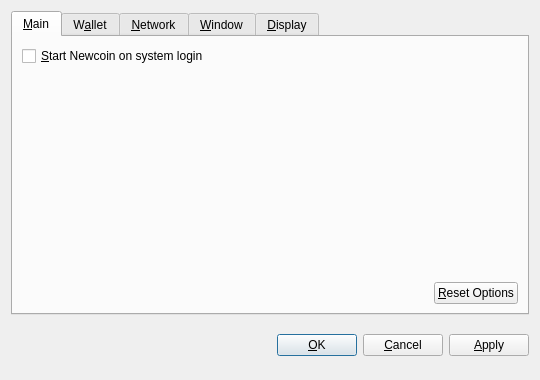
<?xml version="1.0" encoding="UTF-8"?>
<ui version="4.0">
 <class>OptionsDialog</class>
 <widget class="QDialog" name="OptionsDialog">
  <property name="geometry">
   <rect>
    <x>0</x>
    <y>0</y>
    <width>540</width>
    <height>380</height>
   </rect>
  </property>
  <property name="windowTitle">
   <string>Options</string>
  </property>
  <property name="modal">
   <bool>true</bool>
  </property>
  <layout class="QVBoxLayout" name="verticalLayout">
   <item>
    <widget class="QTabWidget" name="tabWidget">
     <property name="tabPosition">
      <enum>QTabWidget::North</enum>
     </property>
     <property name="currentIndex">
      <number>0</number>
     </property>
     <widget class="QWidget" name="tabMain">
      <attribute name="title">
       <string>&amp;Main</string>
      </attribute>
      <layout class="QVBoxLayout" name="verticalLayout_Main">
       <item>
        <widget class="QCheckBox" name="bitcoinAtStartup">
         <property name="toolTip">
          <string>Automatically start Newcoin after logging in to the system.</string>
         </property>
         <property name="text">
          <string>&amp;Start Newcoin on system login</string>
         </property>
        </widget>
       </item>
       <item>
        <spacer name="verticalSpacer_Main">
         <property name="orientation">
          <enum>Qt::Vertical</enum>
         </property>
         <property name="sizeHint" stdset="0">
          <size>
           <width>20</width>
           <height>40</height>
          </size>
         </property>
        </spacer>
       </item>
       <item>
        <layout class="QHBoxLayout" name="horizontalLayout_2_Main">
         <item>
          <spacer name="horizontalSpacer_2_Main">
           <property name="orientation">
            <enum>Qt::Horizontal</enum>
           </property>
           <property name="sizeHint" stdset="0">
            <size>
             <width>40</width>
             <height>20</height>
            </size>
           </property>
          </spacer>
         </item>
         <item>
          <widget class="QPushButton" name="resetButton">
           <property name="toolTip">
            <string>Reset all client options to default.</string>
           </property>
           <property name="text">
            <string>&amp;Reset Options</string>
           </property>
           <property name="autoDefault">
            <bool>false</bool>
           </property>
          </widget>
         </item>
        </layout>
       </item>
      </layout>
     </widget>
     <widget class="QWidget" name="tabWallet">
      <attribute name="title">
       <string>W&amp;allet</string>
      </attribute>
      <layout class="QVBoxLayout" name="verticalLayout_Network">
       <item>
        <widget class="QLabel" name="transactionFeeInfoLabel">
         <property name="text">
          <string>Optional transaction fee per kB that helps make sure your transactions are processed quickly. Most transactions are 1 kB.</string>
         </property>
         <property name="textFormat">
          <enum>Qt::PlainText</enum>
         </property>
         <property name="wordWrap">
          <bool>true</bool>
         </property>
        </widget>
       </item>
       <item>
        <layout class="QHBoxLayout" name="horizontalLayout_1_Main">
         <item>
          <widget class="QLabel" name="transactionFeeLabel">
           <property name="text">
            <string>Pay transaction &amp;fee</string>
           </property>
           <property name="textFormat">
            <enum>Qt::PlainText</enum>
           </property>
           <property name="buddy">
            <cstring>transactionFee</cstring>
           </property>
          </widget>
         </item>
         <item>
          <widget class="BitcoinAmountField" name="transactionFee"/>
         </item>
         <item>
          <spacer name="horizontalSpacer_1_Main">
           <property name="orientation">
            <enum>Qt::Horizontal</enum>
           </property>
           <property name="sizeHint" stdset="0">
            <size>
             <width>40</width>
             <height>20</height>
            </size>
           </property>
          </spacer>
         </item>
        </layout>
       </item>
       <item>
        <widget class="QLabel" name="label">
         <property name="text">
          <string>If you disable the spending of unconfirmed change, the change from a transaction cannot be used until that transaction has at least one confirmation. This also affects how your balance is computed.</string>
         </property>
         <property name="wordWrap">
          <bool>true</bool>
         </property>
        </widget>
       </item>
       <item>
        <widget class="QCheckBox" name="spendZeroConfChange">
         <property name="text">
          <string>Spend unconfirmed change  (experts only)</string>
         </property>
        </widget>
       </item>
       <item>
        <spacer name="verticalSpacer">
         <property name="orientation">
          <enum>Qt::Vertical</enum>
         </property>
         <property name="sizeHint" stdset="0">
          <size>
           <width>20</width>
           <height>40</height>
          </size>
         </property>
        </spacer>
       </item>
      </layout>
     </widget>
     <widget class="QWidget" name="tabNetwork">
      <attribute name="title">
       <string>&amp;Network</string>
      </attribute>
      <layout class="QVBoxLayout" name="verticalLayout_Network">
       <item>
        <widget class="QCheckBox" name="mapPortUpnp">
         <property name="toolTip">
          <string>Automatically open the Newcoin client port on the router. This only works when your router supports UPnP and it is enabled.</string>
         </property>
         <property name="text">
          <string>Map port using &amp;UPnP</string>
         </property>
        </widget>
       </item>
       <item>
        <widget class="QCheckBox" name="connectSocks">
         <property name="toolTip">
          <string>Connect to the Newcoin network through a SOCKS proxy (e.g. when connecting through Tor).</string>
         </property>
         <property name="text">
          <string>&amp;Connect through SOCKS proxy:</string>
         </property>
        </widget>
       </item>
       <item>
        <layout class="QHBoxLayout" name="horizontalLayout_Network">
         <item>
          <widget class="QLabel" name="proxyIpLabel">
           <property name="text">
            <string>Proxy &amp;IP:</string>
           </property>
           <property name="textFormat">
            <enum>Qt::PlainText</enum>
           </property>
           <property name="buddy">
            <cstring>proxyIp</cstring>
           </property>
          </widget>
         </item>
         <item>
          <widget class="QValidatedLineEdit" name="proxyIp">
           <property name="maximumSize">
            <size>
             <width>140</width>
             <height>16777215</height>
            </size>
           </property>
           <property name="toolTip">
            <string>IP address of the proxy (e.g. 127.0.0.1)</string>
           </property>
          </widget>
         </item>
         <item>
          <widget class="QLabel" name="proxyPortLabel">
           <property name="text">
            <string>&amp;Port:</string>
           </property>
           <property name="textFormat">
            <enum>Qt::PlainText</enum>
           </property>
           <property name="buddy">
            <cstring>proxyPort</cstring>
           </property>
          </widget>
         </item>
         <item>
          <widget class="QLineEdit" name="proxyPort">
           <property name="maximumSize">
            <size>
             <width>55</width>
             <height>16777215</height>
            </size>
           </property>
           <property name="toolTip">
            <string>Port of the proxy (e.g. 9050)</string>
           </property>
          </widget>
         </item>
         <item>
          <widget class="QLabel" name="socksVersionLabel">
           <property name="text">
            <string>SOCKS &amp;Version:</string>
           </property>
           <property name="textFormat">
            <enum>Qt::PlainText</enum>
           </property>
           <property name="buddy">
            <cstring>socksVersion</cstring>
           </property>
          </widget>
         </item>
         <item>
          <widget class="QValueComboBox" name="socksVersion">
           <property name="toolTip">
            <string>SOCKS version of the proxy (e.g. 5)</string>
           </property>
          </widget>
         </item>
         <item>
          <spacer name="horizontalSpacer_Network">
           <property name="orientation">
            <enum>Qt::Horizontal</enum>
           </property>
           <property name="sizeHint" stdset="0">
            <size>
             <width>40</width>
             <height>20</height>
            </size>
           </property>
          </spacer>
         </item>
        </layout>
       </item>
       <item>
        <spacer name="verticalSpacer_Network">
         <property name="orientation">
          <enum>Qt::Vertical</enum>
         </property>
         <property name="sizeHint" stdset="0">
          <size>
           <width>20</width>
           <height>40</height>
          </size>
         </property>
        </spacer>
       </item>
      </layout>
     </widget>
     <widget class="QWidget" name="tabWindow">
      <attribute name="title">
       <string>&amp;Window</string>
      </attribute>
      <layout class="QVBoxLayout" name="verticalLayout_Window">
       <item>
        <widget class="QCheckBox" name="minimizeToTray">
         <property name="toolTip">
          <string>Show only a tray icon after minimizing the window.</string>
         </property>
         <property name="text">
          <string>&amp;Minimize to the tray instead of the taskbar</string>
         </property>
        </widget>
       </item>
       <item>
        <widget class="QCheckBox" name="minimizeOnClose">
         <property name="toolTip">
          <string>Minimize instead of exit the application when the window is closed. When this option is enabled, the application will be closed only after selecting Quit in the menu.</string>
         </property>
         <property name="text">
          <string>M&amp;inimize on close</string>
         </property>
        </widget>
       </item>
       <item>
        <spacer name="verticalSpacer_Window">
         <property name="orientation">
          <enum>Qt::Vertical</enum>
         </property>
         <property name="sizeHint" stdset="0">
          <size>
           <width>20</width>
           <height>40</height>
          </size>
         </property>
        </spacer>
       </item>
      </layout>
     </widget>
     <widget class="QWidget" name="tabDisplay">
      <attribute name="title">
       <string>&amp;Display</string>
      </attribute>
      <layout class="QVBoxLayout" name="verticalLayout_Display">
       <item>
        <layout class="QHBoxLayout" name="horizontalLayout_1_Display">
         <item>
          <widget class="QLabel" name="langLabel">
           <property name="text">
            <string>User Interface &amp;language:</string>
           </property>
           <property name="textFormat">
            <enum>Qt::PlainText</enum>
           </property>
           <property name="buddy">
            <cstring>lang</cstring>
           </property>
          </widget>
         </item>
         <item>
          <widget class="QValueComboBox" name="lang">
           <property name="toolTip">
            <string>The user interface language can be set here. This setting will take effect after restarting Newcoin.</string>
           </property>
          </widget>
         </item>
        </layout>
       </item>
       <item>
        <layout class="QHBoxLayout" name="horizontalLayout_2_Display">
         <item>
          <widget class="QLabel" name="unitLabel">
           <property name="text">
            <string>&amp;Unit to show amounts in:</string>
           </property>
           <property name="textFormat">
            <enum>Qt::PlainText</enum>
           </property>
           <property name="buddy">
            <cstring>unit</cstring>
           </property>
          </widget>
         </item>
         <item>
          <widget class="QValueComboBox" name="unit">
           <property name="toolTip">
            <string>Choose the default subdivision unit to show in the interface and when sending coins.</string>
           </property>
          </widget>
         </item>
        </layout>
       </item>
       <item>
        <widget class="QCheckBox" name="displayAddresses">
         <property name="toolTip">
          <string>Whether to show Newcoin addresses in the transaction list or not.</string>
         </property>
         <property name="text">
          <string>&amp;Display addresses in transaction list</string>
         </property>
        </widget>
       </item>
       <item>
        <widget class="QCheckBox" name="coinControlFeatures">
         <property name="toolTip">
          <string>Whether to show coin control features or not.</string>
         </property>
         <property name="text">
          <string>Display coin &amp;control features (experts only!)</string>
         </property>
        </widget>
       </item>
       <item>
        <spacer name="verticalSpacer_Display">
         <property name="orientation">
          <enum>Qt::Vertical</enum>
         </property>
         <property name="sizeHint" stdset="0">
          <size>
           <width>20</width>
           <height>40</height>
          </size>
         </property>
        </spacer>
       </item>
      </layout>
     </widget>
    </widget>
   </item>
   <item>
    <layout class="QHBoxLayout" name="horizontalLayout_Buttons">
     <item>
      <spacer name="horizontalSpacer_1">
       <property name="orientation">
        <enum>Qt::Horizontal</enum>
       </property>
       <property name="sizeHint" stdset="0">
        <size>
         <width>40</width>
         <height>48</height>
        </size>
       </property>
      </spacer>
     </item>
     <item>
      <widget class="QLabel" name="statusLabel">
       <property name="font">
        <font>
         <weight>75</weight>
         <bold>true</bold>
        </font>
       </property>
       <property name="text">
        <string/>
       </property>
       <property name="textFormat">
        <enum>Qt::PlainText</enum>
       </property>
       <property name="wordWrap">
        <bool>true</bool>
       </property>
      </widget>
     </item>
     <item>
      <spacer name="horizontalSpacer_2">
       <property name="orientation">
        <enum>Qt::Horizontal</enum>
       </property>
       <property name="sizeHint" stdset="0">
        <size>
         <width>40</width>
         <height>48</height>
        </size>
       </property>
      </spacer>
     </item>
     <item>
      <widget class="QPushButton" name="okButton">
       <property name="text">
        <string>&amp;OK</string>
       </property>
      </widget>
     </item>
     <item>
      <widget class="QPushButton" name="cancelButton">
       <property name="text">
        <string>&amp;Cancel</string>
       </property>
       <property name="autoDefault">
        <bool>false</bool>
       </property>
      </widget>
     </item>
     <item>
      <widget class="QPushButton" name="applyButton">
       <property name="text">
        <string>&amp;Apply</string>
       </property>
       <property name="autoDefault">
        <bool>false</bool>
       </property>
      </widget>
     </item>
    </layout>
   </item>
  </layout>
 </widget>
 <customwidgets>
  <customwidget>
   <class>BitcoinAmountField</class>
   <extends>QSpinBox</extends>
   <header>bitcoinamountfield.h</header>
  </customwidget>
  <customwidget>
   <class>QValueComboBox</class>
   <extends>QComboBox</extends>
   <header>qvaluecombobox.h</header>
  </customwidget>
  <customwidget>
   <class>QValidatedLineEdit</class>
   <extends>QLineEdit</extends>
   <header>qvalidatedlineedit.h</header>
  </customwidget>
 </customwidgets>
 <resources/>
 <connections/>
</ui>
